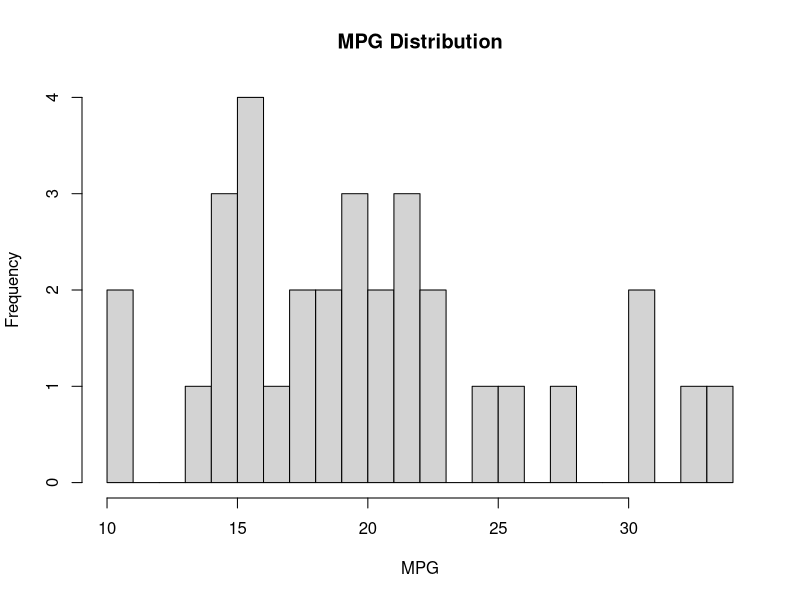
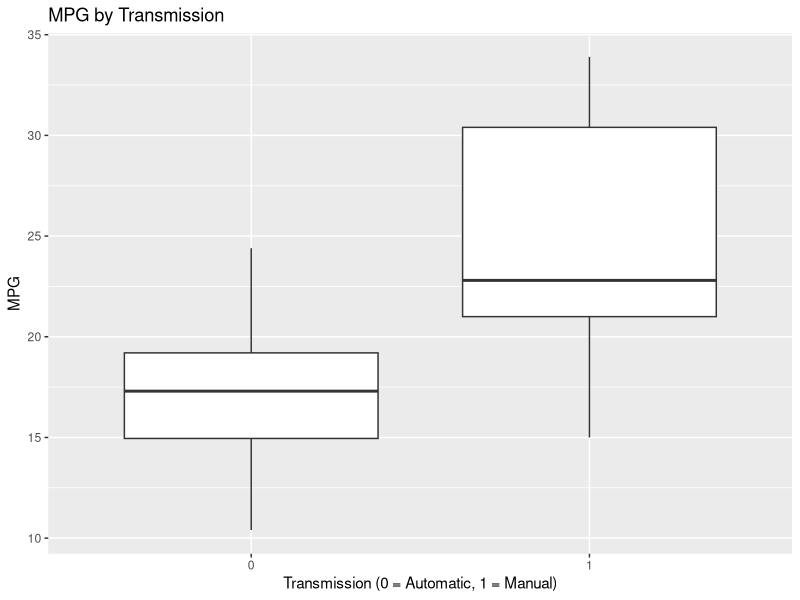
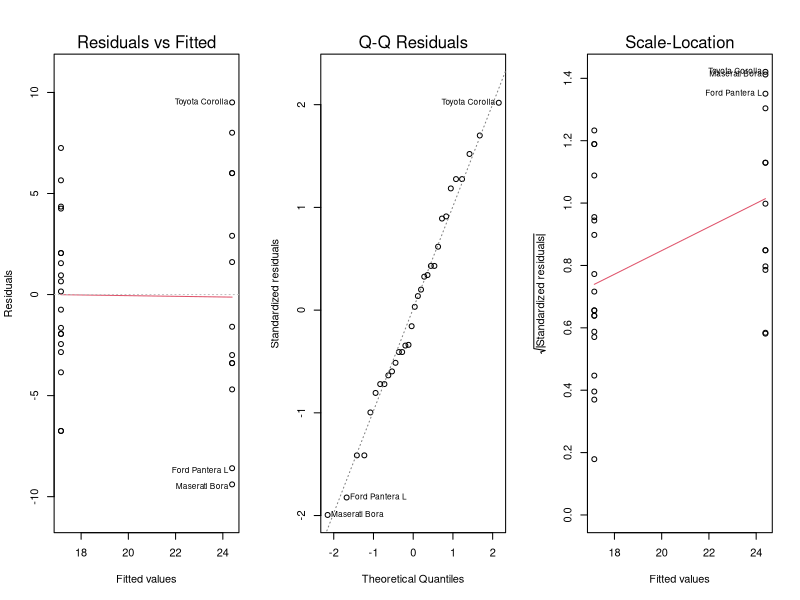
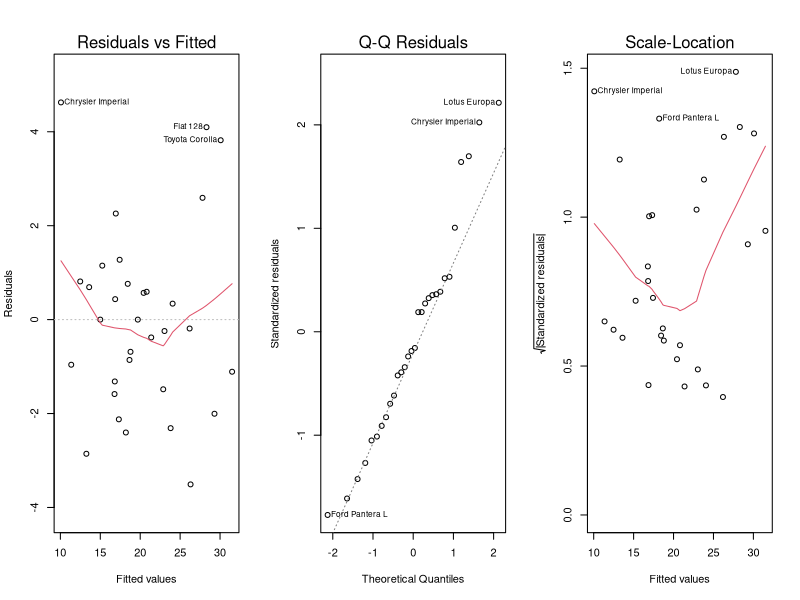

Write R code to recreate these figures, in order.
## ---- chunk 1
library(ggplot2)
library(dplyr)
library(gridExtra)
data("mtcars")
## ---- chunk 2
str(mtcars)
summary(mtcars)
## ---- chunk 3
mtcars$vs <- as.factor(mtcars$vs)
mtcars$am <- as.factor(mtcars$am)
mtcars$gear <- as.factor(mtcars$gear)
mtcars$carb <- as.factor(mtcars$carb)
mtcars$cyl <- as.factor(mtcars$cyl)
str(mtcars)
## ---- chunk 4
summary(mtcars)
## ---- chunk 5
hist(mtcars$mpg, xlab = "MPG", main = "MPG Distribution", breaks = 30)
ggplot(mtcars, aes(x = factor(am), y = mpg)) +
  geom_boxplot() +
  labs(x = "Transmission (0 = Automatic, 1 = Manual)", 
       y = "MPG", title = "MPG by Transmission")
## ---- chunk 6
median_summary <- mtcars %>%
  group_by(am) %>%
  summarize(median_mpg = median(mpg))
median_summary
## ---- chunk 7
fit_am <- lm(mpg ~ am, mtcars)
summary(fit_am)
par(mfrow = c(1,3))
plot(fit_am, which = 1)
plot(fit_am, which = 2)
plot(fit_am, which = 3)
## ---- chunk 8
fit_all <- lm(mpg ~ ., mtcars)
summary(fit_all)
par(mfrow = c(1,3))
plot(fit_all, which = 1)
plot(fit_all, which = 2)
plot(fit_all, which = 3)
## ---- chunk 9
anova(fit_am, fit_all)
